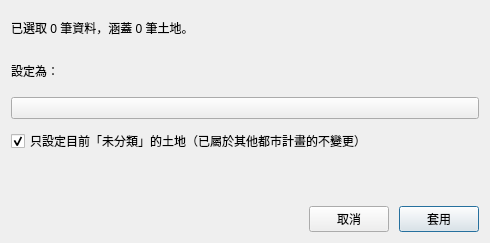
<?xml version="1.0" encoding="UTF-8"?>
<ui version="4.0">
 <class>setUrbanPlanDialogContent</class>
 <widget class="QWidget" name="setUrbanPlanDialogContent">
  <property name="geometry">
   <rect>
    <x>0</x>
    <y>0</y>
    <width>490</width>
    <height>243</height>
   </rect>
  </property>
  <property name="minimumSize">
   <size>
    <width>460</width>
    <height>0</height>
   </size>
  </property>
  <property name="windowTitle">
   <string>設定都市計畫</string>
  </property>
  <layout class="QVBoxLayout" name="setUrbanPlanLayout">
   <property name="spacing">
    <number>10</number>
   </property>
   <property name="leftMargin">
    <number>11</number>
   </property>
   <property name="topMargin">
    <number>11</number>
   </property>
   <property name="rightMargin">
    <number>11</number>
   </property>
   <property name="bottomMargin">
    <number>11</number>
   </property>
   <item>
    <widget class="QLabel" name="setUrbanPlanHeader">
     <property name="text">
      <string>已選取 0 筆資料，涵蓋 0 筆土地。</string>
     </property>
     <property name="wordWrap">
      <bool>true</bool>
     </property>
    </widget>
   </item>
   <item>
    <widget class="QLabel" name="setUrbanPlanTargetLabel">
     <property name="text">
      <string>設定為：</string>
     </property>
    </widget>
   </item>
   <item>
    <widget class="ComboBox" name="setUrbanPlanCombo" />
   </item>
   <item>
    <widget class="CheckBox" name="setUrbanPlanOnlyUnassigned">
     <property name="text">
      <string>只設定目前「未分類」的土地（已屬於其他都市計畫的不變更）</string>
     </property>
     <property name="checked">
      <bool>true</bool>
     </property>
    </widget>
   </item>
   <item>
    <widget class="QLabel" name="setUrbanPlanSummary">
     <property name="text">
      <string />
     </property>
     <property name="wordWrap">
      <bool>true</bool>
     </property>
    </widget>
   </item>
   <item>
    <layout class="QHBoxLayout" name="buttonRow" stretch="1,0,0">
     <property name="spacing">
      <number>10</number>
     </property>
     <property name="leftMargin">
      <number>0</number>
     </property>
     <property name="topMargin">
      <number>0</number>
     </property>
     <property name="rightMargin">
      <number>0</number>
     </property>
     <property name="bottomMargin">
      <number>0</number>
     </property>
     <item>
      <spacer name="buttonRowSpacer">
       <property name="orientation">
        <enum>Qt::Horizontal</enum>
       </property>
       <property name="sizeHint" stdset="0">
        <size>
         <width>0</width>
         <height>0</height>
        </size>
       </property>
      </spacer>
     </item>
     <item>
      <widget class="PushButton" name="setUrbanPlanCancel">
       <property name="text">
        <string>取消</string>
       </property>
      </widget>
     </item>
     <item>
      <widget class="PrimaryPushButton" name="setUrbanPlanApply">
       <property name="text">
        <string>套用</string>
       </property>
       <property name="default">
        <bool>true</bool>
       </property>
      </widget>
     </item>
    </layout>
   </item>
  </layout>
 </widget>
 <customwidgets>
 <customwidget>
  <class>CheckBox</class>
  <extends>QCheckBox</extends>
  <header>qfluentwidgets</header>
 </customwidget>
 <customwidget>
  <class>ComboBox</class>
  <extends>QPushButton</extends>
  <header>qfluentwidgets</header>
 </customwidget>
 <customwidget>
  <class>PrimaryPushButton</class>
  <extends>QPushButton</extends>
  <header>qfluentwidgets</header>
 </customwidget>
 <customwidget>
  <class>PushButton</class>
  <extends>QPushButton</extends>
  <header>qfluentwidgets</header>
 </customwidget>
 </customwidgets>
 <resources />
 <connections />
</ui>
